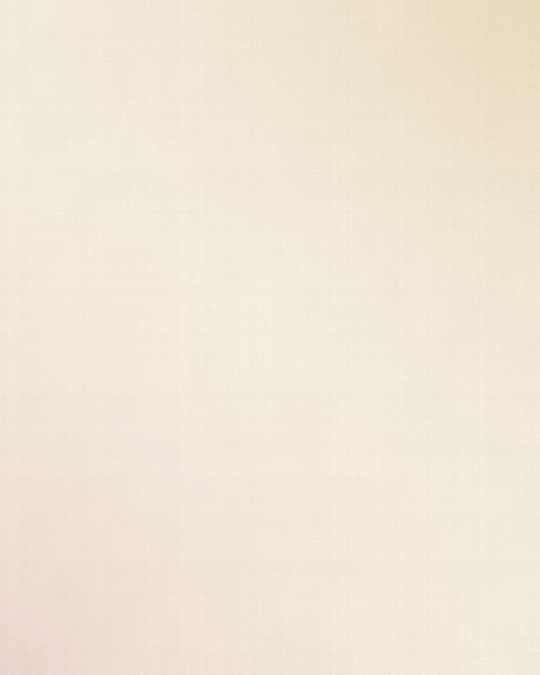
#> input picture assets/fons/clar-post.jpg, 1080 x 1350 px (shown at 1/2 size)
$ python -i render.py   (imports and definitions only)
#> lines starting #> are read from the running program, lines starting #| are printed output that depends on the picture
#!/usr/bin/env python3
"""Omple una plantilla de brand/templates/ amb text i fotos i l'exporta a PNG.

Ús:
  python3 tools/render.py tools/examples/story-dol.json            # → out/story-dol.png
  python3 tools/render.py --json '{"plantilla":"post-anunci","text":"Hola **món**"}' -o out/x.png
  python3 tools/render.py --list                                    # plantilles i camps
  python3 tools/render.py --install-fonts                           # instal·la Playfair + Lato (usuari)

El JSON porta "plantilla" i els camps de la plantilla (vegeu templates/INDEX.json).
Marcat de text:  **negreta**   [[daurat]]   \\n = salt de línia.
Fotos: "foto": "ruta.jpg" (+ opcional "foto_focus": [0.5, 0.35] = punt d'interès x,y de 0 a 1).
Requereix: Python 3 + Pillow, Inkscape (CLI) i les fonts instal·lades.
"""
import argparse
import base64
import copy
import io
import json
import os
import re
import shutil
import subprocess
import sys
import tempfile
import xml.etree.ElementTree as ET
from pathlib import Path

from PIL import Image, ImageFont, ImageOps, ImageEnhance

ROOT = Path(__file__).resolve().parent.parent
TPL = ROOT / "templates"
FONTDIR = ROOT / "assets" / "fonts"
GOLD = "#C69232"
SVG, XLINK = "http://www.w3.org/2000/svg", "http://www.w3.org/1999/xlink"
# [2 lines not run here, left out]

FONT_FILES = {
    ("playfair", 400): FONTDIR / "Playfair_Display/static/PlayfairDisplay-Regular.ttf",
    ("playfair", 700): FONTDIR / "Playfair_Display/static/PlayfairDisplay-Bold.ttf",
    ("playfair", 900): FONTDIR / "Playfair_Display/static/PlayfairDisplay-Black.ttf",
    ("playfair_i", 400): FONTDIR / "Playfair_Display/static/PlayfairDisplay-Italic.ttf",
    ("playfair_i", 700): FONTDIR / "Playfair_Display/static/PlayfairDisplay-BoldItalic.ttf",
    ("playfair_i", 900): FONTDIR / "Playfair_Display/static/PlayfairDisplay-BlackItalic.ttf",
    ("lato", 400): FONTDIR / "Lato/Lato-Regular.ttf",
    ("lato", 700): FONTDIR / "Lato/Lato-Bold.ttf",
    ("lato", 900): FONTDIR / "Lato/Lato-Black.ttf",
}
FAMILY = {"playfair": "Playfair Display", "lato": "Lato"}
ACCENT = "#A91F5C"   # accent per defecte sobre fons clar (magenta viu)
_cache = {}


# [5 lines left out: function pil_font, not called in this run]


def tag(el):
    return el.tag.split("}")[-1]


# ───────────────────────── text ─────────────────────────
# [33 lines left out: functions parse_runs, words_of, not called in this run]


def bw_for(base, bold):
    return {400: 700, 700: 900, 900: 900}[base] if bold else base


def fam_for(fam, italic):
    return fam + "_i" if italic and fam == "playfair" else fam


def measure(txt, fam, weight, size, tracking):
    return pil_font(fam, weight, size).getlength(txt) + tracking * len(txt)


# [153 lines left out: functions wrap, line_width, layout_text, photo_uri, build_grups, fix_hrefs, not called in this run]


def fill_template(data):
    name = data["plantilla"]
    f = TPL / f"{name}.svg"
    if not f.exists():
        sys.exit(f"Plantilla inexistent: {name}. Disponibles: {', '.join(sorted(p.stem for p in TPL.glob('*.svg')))}")
    tree = ET.parse(f)
    root = tree.getroot()
    fix_hrefs(root, TPL)
    present = {k for k, v in data.items() if v not in (None, "", [], False)}
    if data.get("continua", True) is not False: present.add("continua")
    parent = {c: p for p in root.iter() for c in p}
    kill = []
    for el in root.iter():
        cond = el.get("data-if")
        if cond is not None:
            if cond not in present: kill.append(el)
            else: del el.attrib["data-if"]
    for el in kill:
        parent[el].remove(el)
    for el in list(root.iter()):
        eid = el.get("id", "")
        if not eid.startswith("field-"): continue
        key = eid[6:]
        if key not in present and el.get("data-keep") == "1" and tag(el) == "text":
            data = {**data, key: el.text}; present.add(key)
        if key not in present:
            if el in parent and parent[el] is not None and el.get("data-box"):
                try: parent[el].remove(el)
                except ValueError: pass
            if key not in ("nota",): print(f"  · camp '{key}' buit → s'omet", file=sys.stderr)
            continue
        if tag(el) == "text":
            layout_text(el, str(data[key]))
        elif tag(el) == "image":
            x, y, w, h = [int(float(v)) for v in el.get("data-box").split()]
            p = Path(data[key]).expanduser()
            if not p.is_absolute():
                p = next((c for c in (Path.cwd() / p, Path(data.get("_base", ".")) / p, ROOT / p) if c.exists()), Path.cwd() / p)
            if not p.exists(): sys.exit(f"No trobe la foto: {p}")
            uri = photo_uri(p, w, h, data.get(key + "_focus", [.5, .4]), el.get("data-gray") == "1", float(data.get(key + "_zoom", 1)))
            el.set("href", uri); el.set(f"{{{XLINK}}}href", uri)
            for k in [k for k in el.attrib if k.startswith("data-")]: del el.attrib[k]
        elif tag(el) == "g":
            build_grups(el, data[key])
    # elements que depenen de camps de foto no omplits (res més a fer): foto absent → fons en color ja present
    return tree


# [36 lines left out: function main, not called in this run]


# [2 lines not run here, left out]

>>> import cv2
>>> picture = cv2.imread('../assets/fons/clar-post.jpg', cv2.IMREAD_GRAYSCALE)
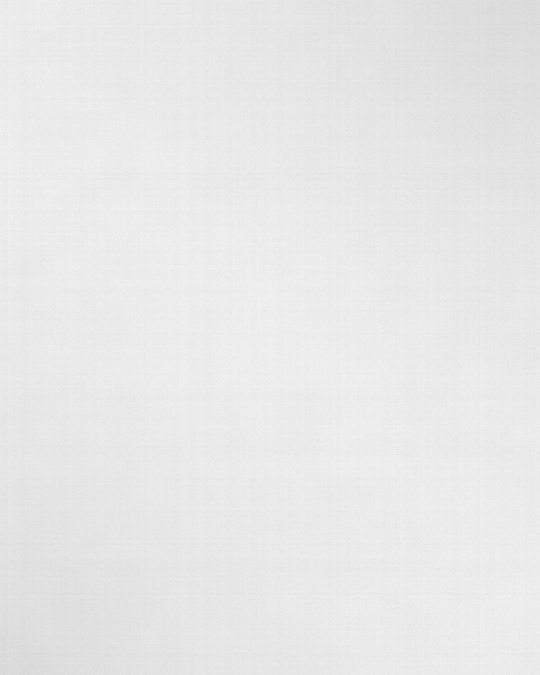
#> picture: shape (1350, 1080) (shown at 1/2 size); min 211, max 245, mean 232.1
#> (the run stopped early here; a loop or call above may not have finished)
